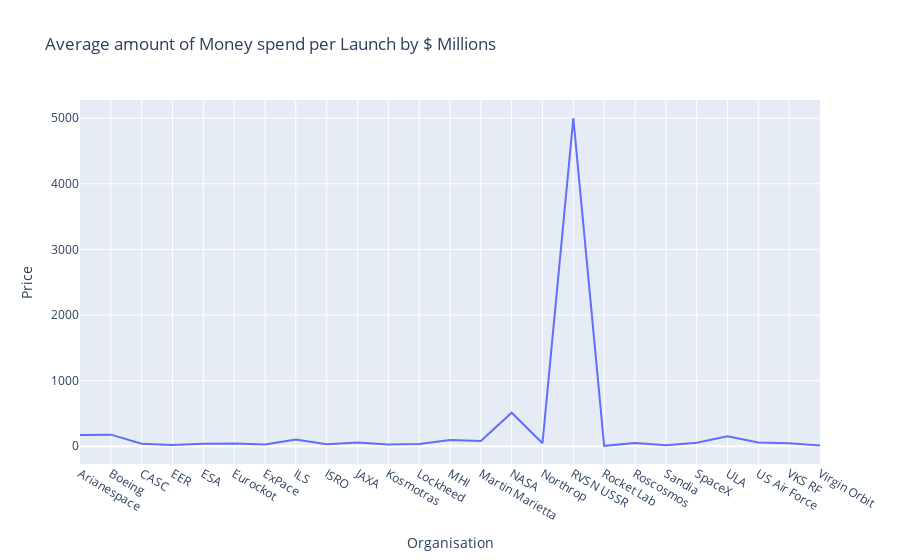

The notebook cell saved with this chart:
### Code cell
fig_g = px.line(data_frame=per_launch, x='Organisation', y='Price', title= "Average amount of Money spend per Launch by $ Millions")
fig_g

### Figure 1 — Plotly figure (JSON) as saved in the notebook; plotly's stock layout.template omitted (floating-point values rounded to 4 significant figures)
{"data": [{"hovertemplate": "Organisation=%{x}<br>Price=%{y}<extra></extra>", "legendgroup": "", "line": {"color": "#636efa", "dash": "solid"}, "marker": {"symbol": "circle"}, "mode": "lines", "name": "", "orientation": "v", "showlegend": false, "type": "scatter", "x": ["Arianespace", "Boeing", "CASC", "EER", "ESA", "Eurockot", "ExPace", "ILS", "ISRO", "JAXA", "Kosmotras", "Lockheed", "MHI", "Martin Marietta", "NASA", "Northrop", "RVSN USSR", "Rocket Lab", "Roscosmos", "Sandia", "SpaceX", "ULA", "US Air Force", "VKS RF", "Virgin Orbit"], "xaxis": "x", "y": [170.3, 177.3, 40.13, 20, 37, 41.8, 28.3, 101.5, 32.49, 56, 29, 35, 95.47, 80.16, 511.9, 47.35, 5000, 7.5, 51.63, 15, 54.99, 151, 59.65, 46.94, 12], "yaxis": "y"}], "layout": {"legend": {"tracegroupgap": 0}, "title": {"text": "Average amount of Money spend per Launch by $ Millions"}, "xaxis": {"anchor": "y", "domain": [0, 1], "title": {"text": "Organisation"}}, "yaxis": {"anchor": "x", "domain": [0, 1], "title": {"text": "Price"}}}}
